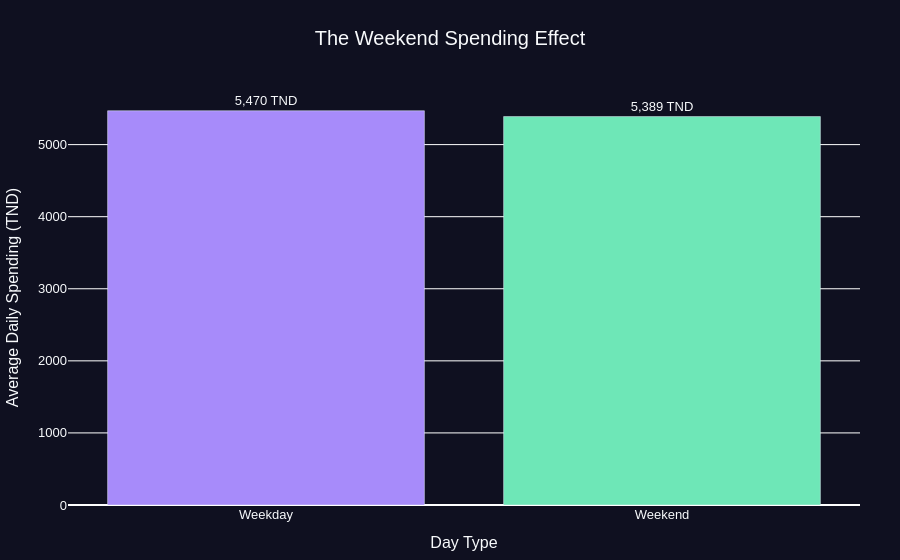

Notebook cell for this chart:
### Code cell
fig4 = px.bar(
    weekend_comparison,
    x="day_type",
    y="amount_tnd",
    color="day_type",
    text="amount_tnd",
    color_discrete_map={
        "Weekday": COLORS["purple"],
        "Weekend": COLORS["mint"]
    },
    labels={
        "day_type": "Day Type",
        "amount_tnd": "Average Daily Spending (TND)"
    }
)

fig4.update_traces(
    texttemplate="%{text:,.0f} TND",
    textposition="outside"
)

fig4.update_layout(
    showlegend=False
)

fig4 = style_chart(
    fig4,
    "The Weekend Spending Effect"
)

fig4.show()

### Figure 1 — Plotly figure (JSON) as saved in the notebook; plotly's stock layout.template omitted (floating-point values rounded to 4 significant figures)
{"data": [{"hovertemplate": "Day Type=%{x}<br>Average Daily Spending (TND)=%{text}<extra></extra>", "legendgroup": "Weekday", "marker": {"color": "#A78BFA", "pattern": {"shape": ""}}, "name": "Weekday", "orientation": "v", "showlegend": true, "text": [5470.0], "textposition": "outside", "texttemplate": "%{text:,.0f} TND", "type": "bar", "x": ["Weekday"], "xaxis": "x", "y": [5470.0], "yaxis": "y"}, {"hovertemplate": "Day Type=%{x}<br>Average Daily Spending (TND)=%{text}<extra></extra>", "legendgroup": "Weekend", "marker": {"color": "#6EE7B7", "pattern": {"shape": ""}}, "name": "Weekend", "orientation": "v", "showlegend": true, "text": [5389.0], "textposition": "outside", "texttemplate": "%{text:,.0f} TND", "type": "bar", "x": ["Weekend"], "xaxis": "x", "y": [5389.0], "yaxis": "y"}], "layout": {"autosize": true, "barmode": "relative", "font": {"color": "#F8FAFC", "family": "Arial", "size": 13}, "hovermode": "closest", "legend": {"title": {"text": "Day Type"}, "tracegroupgap": 0}, "margin": {"b": 50, "l": 40, "r": 40, "t": 90}, "paper_bgcolor": "#0F1020", "plot_bgcolor": "#0F1020", "showlegend": false, "title": {"font": {"size": 20}, "text": "The Weekend Spending Effect", "x": 0.5, "xanchor": "center"}, "xaxis": {"anchor": "y", "autorange": true, "categoryarray": ["Weekday", "Weekend"], "categoryorder": "array", "domain": [0, 1], "range": [-0.5, 1.5], "title": {"text": "Day Type"}, "type": "category"}, "yaxis": {"anchor": "x", "autorange": true, "domain": [0, 1], "range": [0, 5758.0], "title": {"text": "Average Daily Spending (TND)"}, "type": "linear"}}}
